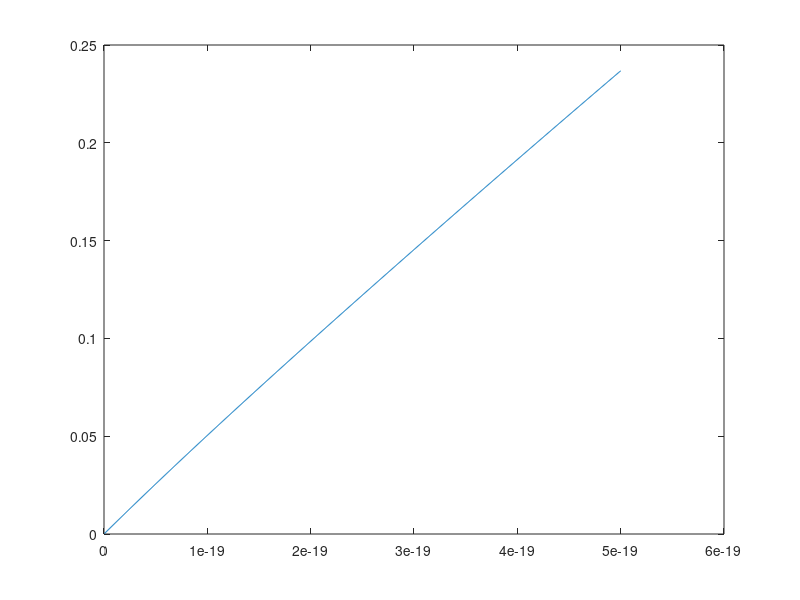
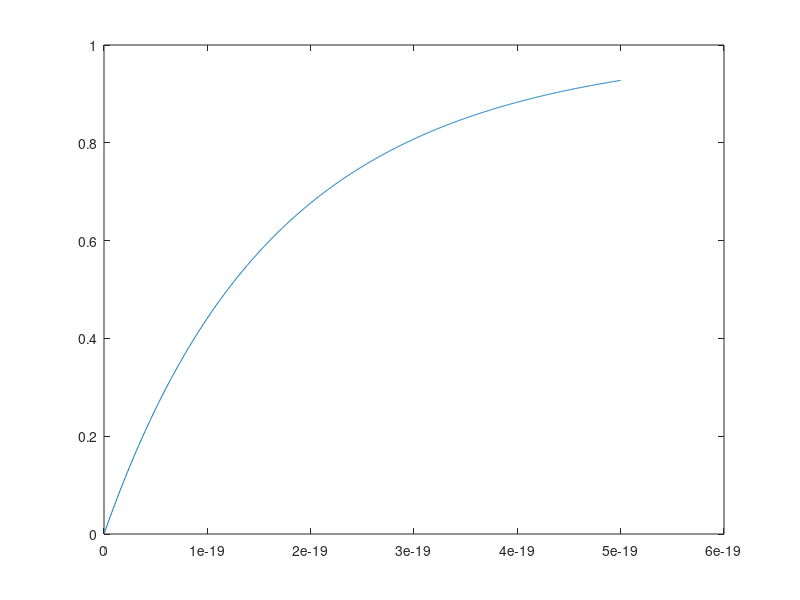

MATLAB code for these plots, in order:
clear all
close all
hBar = 1.054571800e-34;
N = 1000; 
%L = [5,7,15].*1e-9; %Barrier Length nm
L1=0.1e-9;%Barrier
L2=0.1e-9;%Barrier
L3=0.1e-9;%Well
V1 = [10e-19];
V2 = [10]*1e-19;
Maxenergy = 5;

%Particle Properties ------------------------------------------------------
E = linspace(0,Maxenergy, N)*1e-19; %Incident particle energies eV
m = 9.10938356e-31; 

AP1 = 1;
AN3 = 0;
T1 = zeros(1,N);
R1= zeros(1,N);
AP11 = 1;
        AN33 = 0;
        T2 = zeros(1,N);
        R2= zeros(1,N);

    for n = 1:N;
        k1 = sqrt(2*m*E(n))/hBar;
        k2 = sqrt(2*m*(E(n) - V1))/hBar;
        k3 = k1;
        
        D2 = 0.5 * [(1+k2/k1) (1-k2/k1); (1-k2/k1) (1+k2/k1)];
        P2 = [exp(-1i.*k2.*L1) 0; 0 exp(1i.*k2.*L1)];
        D3 = 0.5*[(1+k3/k2) (1-k3/k2); (1-k3/k2) (1+k3/k2)];

        Q2 = D2 * P2 * D3; %Transfer Matrix

        AP3 = 1/Q2(1,1); 
        AP1 = Q2(2,1)/Q2(1,1);

        T1(n) = abs(AP3)^2; %Transmission probability
        R1(n) = abs(AP1)^2;
       
        k4 = sqrt(2*m*T1(n).*E(n))/hBar;
        k5 = sqrt(2*m*T1(n).*(E(n) - V2))/hBar;
        k6 = k4;
        
        D22 = 0.5 * [(1+k5/k4) (1-k5/k4); (1-k5/k4) (1+k5/k4)];
        P22 = [exp(-1i.*k5.*L2) 0; 0 exp(1i.*k5.*L2)];
        D33 = 0.5*[(1+k6/k5) (1-k6/k5); (1-k6/k5) (1+k6/k5)];

        Q22 = D22 * P22 * D33; %Transfer Matrix

        AP33 = 1/Q22(1,1); 
        AP11 = Q22(2,1)/Q22(1,1);

        T2(n) = abs(AP33)^2; %Transmission probability
        R2(n) = abs(AP11)^2;
       end;
  Alp=  T1.*T2;
  Bet= (1-sqrt(R1.*R2)).^2;
  Gam= 4*sqrt(R1.*R2);
  Zta= k4*L3 +(angle(Q2(1,2))+angle(Q22(2,1))-angle(Q2(1,1))-angle(Q22(1,1)))/2;
  TRTD= Alp./(Bet+Gam.*cos(Zta).^2);
  plot(E,TRTD);
 
  

 for i = 1:N;
     Eres(i) = ((hBar^2)*(i^2)*(pi^2))/(2*m*L3^2);
   
     xa(i)=2*pi*i;
     Xaa=sin((1/2)*xa).^2;
 end
   %RowL= ((hBar^2)*k2/m)*((T1.^2)/trapz(T1.^2))
   %dEdZta= gradient(E)/gradient(ZtaRes);
   %Row= ((dEdZta*T1)/2).*((dEdZta*T2)/2);
   %DRow = (((dEdZta*T1)/2)+((dEdZta*T2)/2)).^2;
   %De = 4+(E-Eres);   
   %Tres = (Row)./(DRow./De);
  Al=  T1.*T2;
  Be= (1-sqrt(R1.*R2)).^2;
  Ga= 4*sqrt(R1.*R2);
  
  TRT= Al./(Be+Ga.*Xaa);
   
   

   figure
   plot(E,TRT);
   
